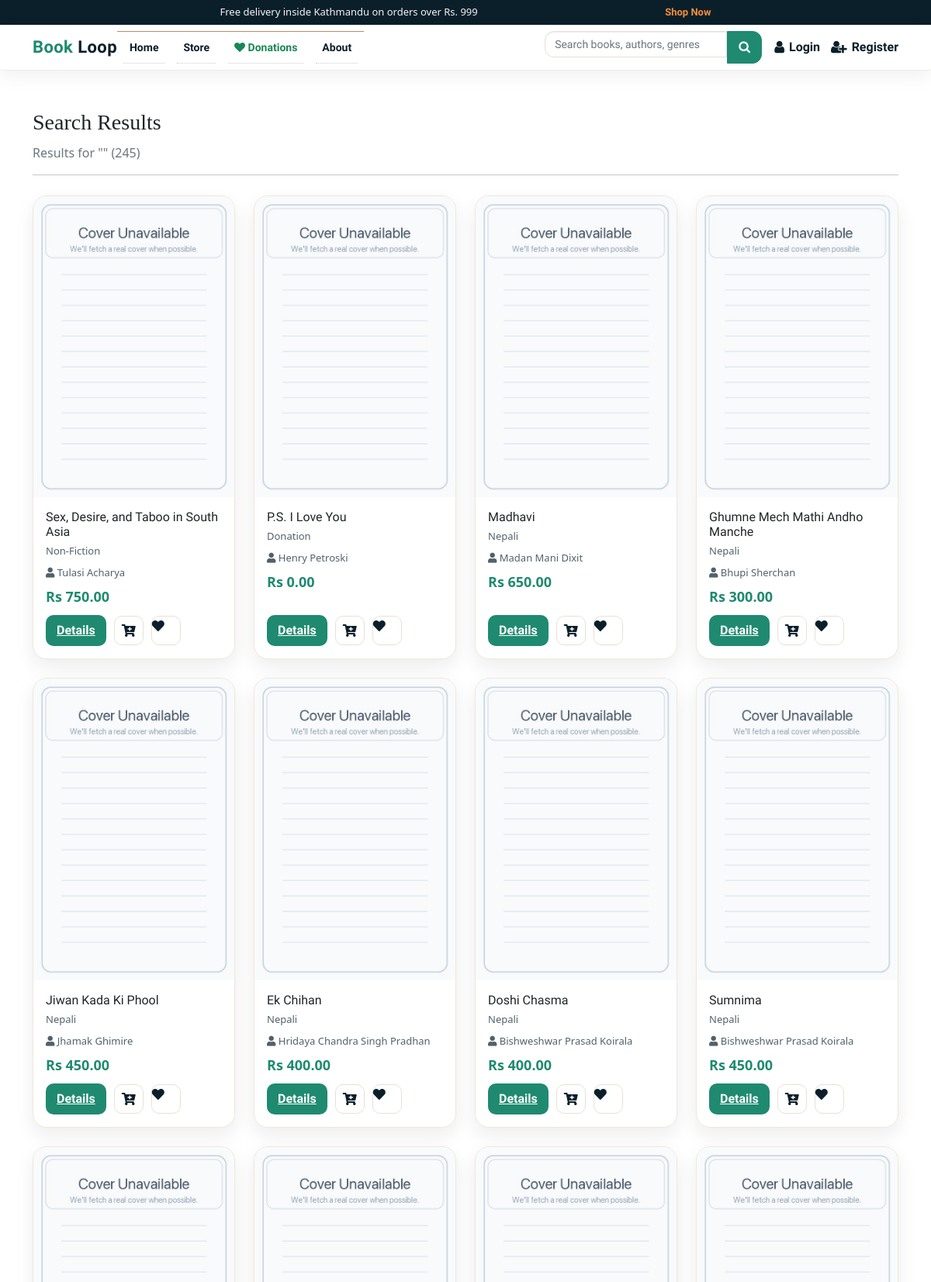
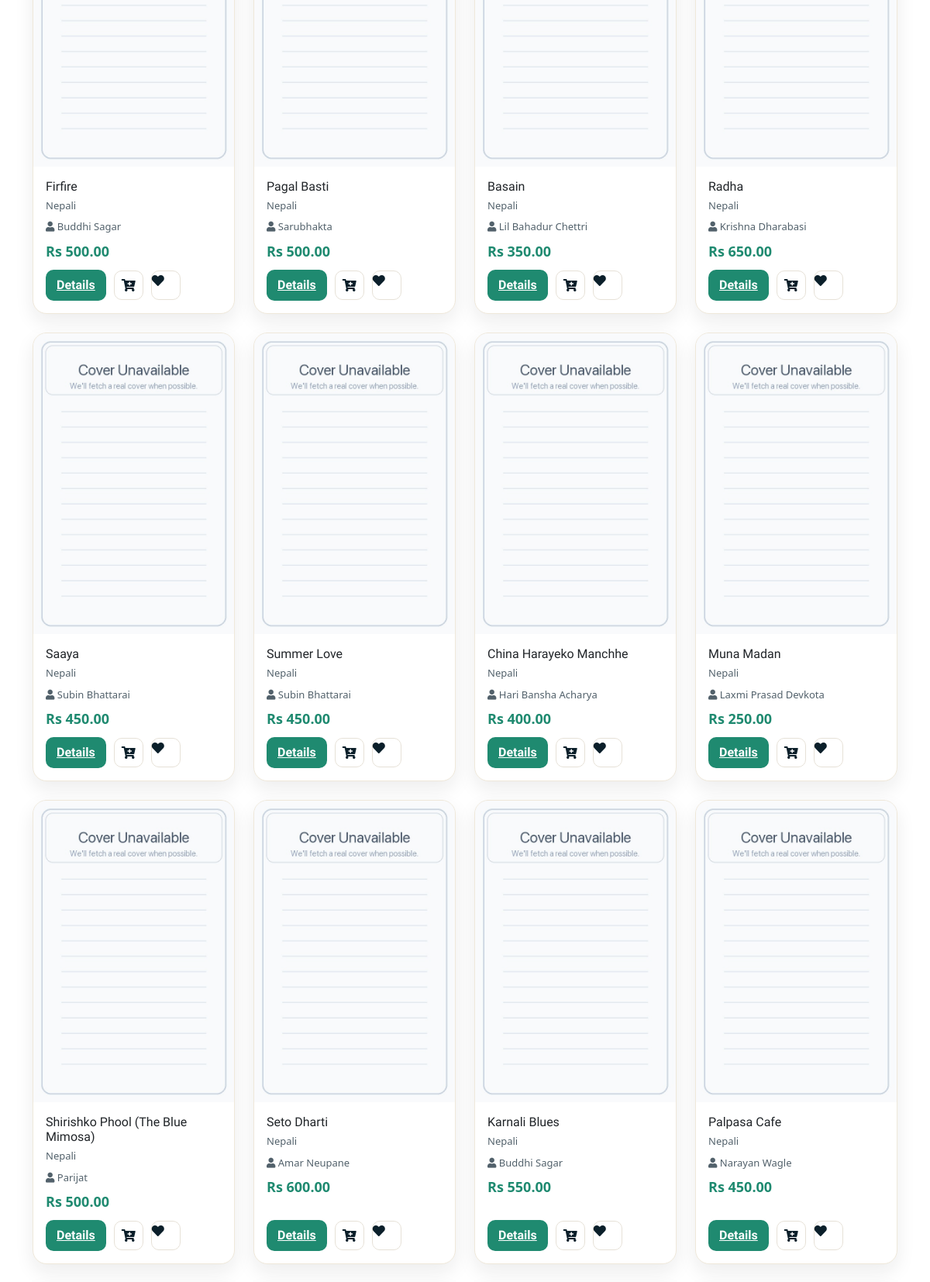
The app's page /search/ (upper part) with its own data (2 pictures, top to bottom).
### books/models.py (models this page shows, shortened)
class Product(models.Model):
    Book_name = models.CharField(max_length=50)
    Author = models.CharField(max_length=50, default="")
    genre = models.CharField(max_length=300)
    description = models.CharField(max_length=1000, default="")
    price = models.IntegerField(default=0)
    pub_date = models.DateField(default=timezone.now)
    quantity = models.PositiveBigIntegerField(default=1)
    seller = models.ForeignKey(
        settings.AUTH_USER_MODEL,
        on_delete=models.SET_NULL,
        null=True,
        blank=True,
        related_name="products",
    )
    listing_type = models.CharField(
        max_length=10,
        choices=LISTING_CHOICES,
        default="sell",
    )
    listing_status = models.CharField(
        max_length=20,
        choices=LISTING_STATUS,
        default="approved",
    )
    swap_preference = models.CharField(
        max_length=255,
        blank=True,
        null=True,
        help_text="Title or genre of the book you want in exchange.",
    )
    condition = models.CharField(
        max_length=50,
        blank=True,
        null=True,
        help_text=(
            "Physical condition of the book for swapping "
            "(e.g. New, Like New, Good, Heavily Used)."
        ),
    )
    location = models.CharField(
        max_length=255,
        blank=True,
        null=True,
        help_text="City or neighborhood for the swap",
    )
    contact_email = models.EmailField(
        blank=True,
        null=True,
        help_text="Email for other users to contact you for swapping",
    )
    image = CloudinaryField("image", folder="bookloop_covers", null=True, blank=True)
    sequence = models.IntegerField(default=0)
    views = models.PositiveIntegerField(default=0)
    average_rating = models.FloatField(default=0.0)
    rating_count = models.PositiveIntegerField(default=0)

### books/views.py (the view)
# urls.py: path('search/', views.search, name = 'search'),
def search(request):
    query = request.GET.get('q', '').strip()
    books = Product.objects.none()
    cartItems = 0
    if request.user.is_authenticated:
        order, _ = Order.objects.get_or_create(
            user=request.user.username, complete=False
        )
        cartItems = order.get_cart_items
    if query:
        tokens = [t for t in query.split() if t]
        base_q = (
            Q(Book_name__icontains=query) |
            Q(Author__icontains=query) |
            Q(genre__icontains=query) |
            Q(description__icontains=query)
        )
        for token in tokens:
            base_q |= (
                Q(Book_name__icontains=token) |
                Q(Author__icontains=token) |
                Q(genre__icontains=token) |
                Q(description__icontains=token)
            )
        books = Product.objects.filter(base_q).annotate(
            score=(
                Case(When(Book_name__icontains=query, then=Value(5)), default=Value(0), output_field=IntegerField()) +
                Case(When(Author__icontains=query, then=Value(4)), default=Value(0), output_field=IntegerField()) +
                Case(When(genre__icontains=query, then=Value(3)), default=Value(0), output_field=IntegerField()) +
                Case(When(description__icontains=query, then=Value(2)), default=Value(0), output_field=IntegerField())
            )
        ).order_by('-score', 'Book_name').distinct()
        if request.user.is_authenticated:
            session_id = request.session.session_key
            if not session_id:
                request.session.create()
                session_id = request.session.session_key
            track_search(request.user, query, session_id)
    else:
        books = Product.objects.all().order_by('-id')
    return render(request, 'searchbar.html', {
        'query': query,
        'books': books,
        'cartItems': cartItems,
        'result_count': books.count()
    })

### transactions/context_processors.py (called while the page is built, shortened)
def cart_item_count(request):
    if not request.user.is_authenticated:
        return {"cart_count": 0, "cartItems": 0}

### templates/searchbar.html (shortened to what this page needs)
{% load static %}
{% include 'components/base/base-top.html' %}
<link href="https://cdn.jsdelivr.net/npm/bootstrap@5.0.0-beta3/dist/css/bootstrap.min.css" rel="stylesheet"
>
<link rel="stylesheet" href="https://use.fontawesome.com/releases/v5.15.3/css/all.css"
>
{% include 'components/header/header.html' %}
<section class="search-hero">
  <div class="container">
    <div class="search-title">Search Results</div>
    <p class="text-muted">Results for "{{ query }}" ({{ result_count }})</p>
    <hr>
  </div>
</section>
<section class="container">
  <div class="row g-4">
    {% if books %}
      {% for book in books %}
      <div class="col-xl-3 col-lg-4 col-md-6">
        <div class="search-card" style="display:flex;flex-direction:column;">
          <a href="{% url 'product' book.id %}">
            {% if book.image and "herald" not in book.image.url|lower and "college" not in book.image.url|lower %}
            <img class="book-cover-img" src="{{ book.image.url }}" alt="{{ book.Book_name }}" data-fallback="{% static 'images/default_cover.jpg' %}" onerror="this.onerror=null; this.src=this.dataset.fallback;">
            {% else %}
            <img class="book-cover-img" src="{% static 'images/default_cover.jpg' %}" alt="{{ book.Book_name }}">
            {% endif %}
          </a>
          <div class="search-card-body" style="flex:1;display:flex;flex-direction:column;">
            <h5>{{ book.Book_name }}</h5>
            <div class="search-meta">{{ book.genre }}</div>
            <div class="search-meta"><i class="fas fa-user"></i> {{ book.Author }}</div>
            <div class="search-price">Rs {{ book.price|floatformat:2 }}</div>
            <div class="search-actions">
              <a href="{% url 'product' book.id %}" class="btn-details">Details</a>
              <button data-product="{{book.id}}" data-action="add" class="icon-btn update-cart">
                <i class="fas fa-cart-plus"></i>
              </button>
              <span class="product_data addToWishlist icon-btn">
                <i class="fas fa-heart"></i>
              </span>
            </div>
          </div>
        </div>
      </div>
      {% endfor %}
    {% endif %}
  </div>
</section>
{% include 'components/footer/footer.html' %}
{% include 'components/base/base-bottom.html' %}

### static/css/style.css (style rules this page uses)
html, body { font-size: 100%; font-family: 'Open Sans', sans-serif; background:#ffffff; }
p { margin:0; }
h1,h2,h3,h4,h5,h6,a { font-family:'Ubuntu', sans-serif !important; margin:0; }
.book-cover-img { width:100%; aspect-ratio:2 / 3; height:auto; object-fit:cover; object-position:center; border-top-left-radius:inherit; border-top-right-radius:inherit; }

### static/css/main.css (style rules this page uses)
.book-cover-img { display: block; width: 100%; aspect-ratio: 2 / 3; object-fit: contain; background: #f0eee9; }

### templates/components/header/header.html (style rules this page uses)
:root { --bw-ink: #0b1f2a; --bw-muted: #52616b; --bw-accent: #1f8a70; --bw-accent-2: #f28f3b; --bw-surface: #ffffff; }

### templates/searchbar.html (style rules this page uses)
:root { --bw-ink: #0b1f2a; --bw-muted: #52616b; --bw-accent: #1f8a70; }
.search-hero { padding: 30px 0 10px; }
.search-title { font-family: 'Merriweather', serif; font-size: 28px; margin-bottom: 6px; }
.search-card { border-radius: 18px; border: 1px solid #efe8da; overflow: hidden; background: #ffffff; box-shadow: 0 10px 25px rgba(27, 27, 31, 0.08); height: 100%; }
.search-card img { display: block; width: 100%; aspect-ratio: 2 / 3; object-fit: contain; background: #f0eee9; }
.search-card-body { padding: 16px; }
.search-card-body h5 { font-size: 16px; margin-bottom: 6px; display: -webkit-box; -webkit-line-clamp: 2; -webkit-box-orient: vertical; overflow: hidden; }
.search-meta { color: var(--bw-muted); font-size: 13px; margin-bottom: 8px; }
.search-price { color: var(--bw-accent); font-weight: 700; font-size: 18px; margin-bottom: 10px; }
.search-actions { display: flex; align-items: center; gap: 10px; margin-top: auto; }
.search-actions .btn-details { background: var(--bw-accent); color: #fff; border: none; padding: 8px 14px; border-radius: 10px; font-weight: 600; }
.search-actions .icon-btn { width: 38px; height: 38px; border-radius: 10px; border: 1px solid #e6e1d7; background: #fff; color: var(--bw-ink); }

### templates/components/footer/footer.html (style rules this page uses)
:root { --bw-ink: #0b1f2a; --bw-muted: #52616b; --bw-accent: #1f8a70; --bw-accent-2: #f28f3b; }

### records on screen
Product: Book_name "Sex, Desire, and Taboo in South Asia", genre "Non-Fiction", Author "Tulasi Acharya", price "750.00"
Product: Book_name "P.S. I Love You", genre "Donation", Author "Henry Petroski", price "0.00"
Product: Book_name "Madhavi", genre "Nepali", Author "Madan Mani Dixit", price "650.00"
Product: Book_name "Ghumne Mech Mathi Andho Manche", genre "Nepali", Author "Bhupi Sherchan", price "300.00"
Product: Book_name "Jiwan Kada Ki Phool", genre "Nepali", Author "Jhamak Ghimire", price "450.00"
Product: Book_name "Ek Chihan", genre "Nepali", Author "Hridaya Chandra Singh Pradhan", price "400.00"
Product: Book_name "Doshi Chasma", genre "Nepali", Author "Bishweshwar Prasad Koirala", price "400.00"
Product: Book_name "Sumnima", genre "Nepali", Author "Bishweshwar Prasad Koirala", price "450.00"
Product: Book_name "Firfire", genre "Nepali", Author "Buddhi Sagar", price "500.00"
Product: Book_name "Pagal Basti", genre "Nepali", Author "Sarubhakta", price "500.00"
Product: Book_name "Basain", genre "Nepali", Author "Lil Bahadur Chettri", price "350.00"
Product: Book_name "Radha", genre "Nepali", Author "Krishna Dharabasi", price "650.00"
Product: Book_name "Saaya", genre "Nepali", Author "Subin Bhattarai", price "450.00"
Product: Book_name "Summer Love", genre "Nepali", Author "Subin Bhattarai", price "450.00"
Product: Book_name "China Harayeko Manchhe", genre "Nepali", Author "Hari Bansha Acharya", price "400.00"
Product: Book_name "Muna Madan", genre "Nepali", Author "Laxmi Prasad Devkota", price "250.00"
Product: Book_name "Shirishko Phool (The Blue Mimosa)", genre "Nepali", Author "Parijat", price "500.00"
Product: Book_name "Seto Dharti", genre "Nepali", Author "Amar Neupane", price "600.00"
Product: Book_name "Karnali Blues", genre "Nepali", Author "Buddhi Sagar", price "550.00"
Product: Book_name "Palpasa Cafe", genre "Nepali", Author "Narayan Wagle", price "450.00"

### other values on screen
{{ result_count }} "245"
